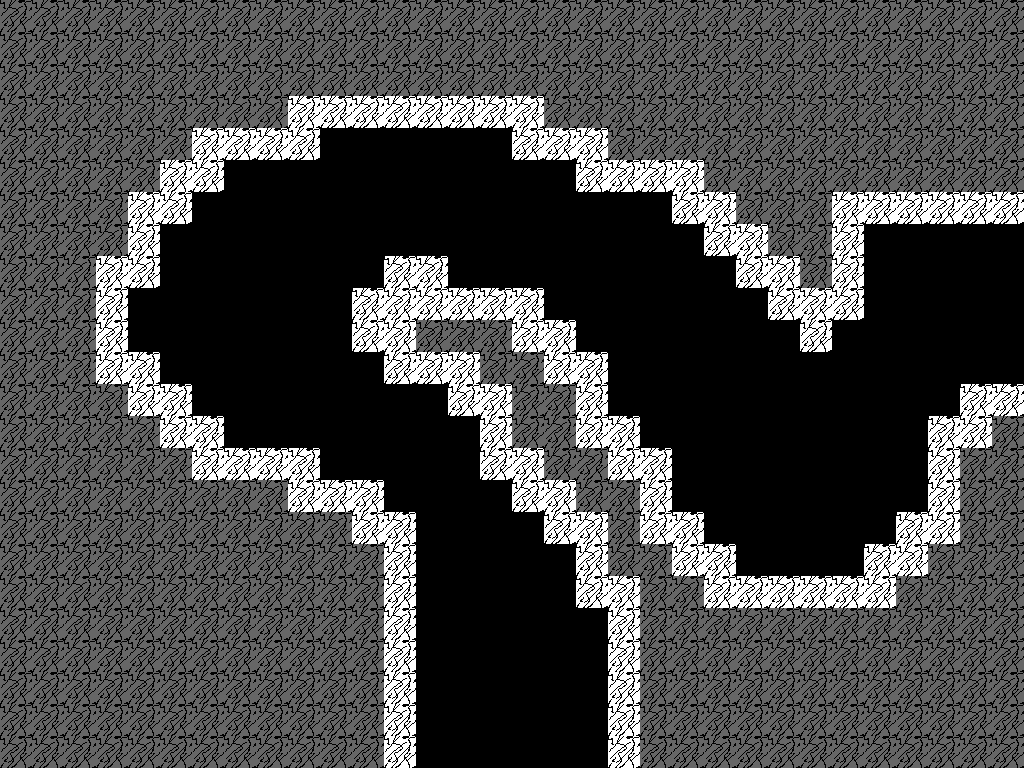

A 2D game scene composited from a Tiled map and its tileset images. What follows is a short description and the map's XML, with each tile layer's data collapsed to a summary:
An orthogonal 32x24 tile map with 32x32 px tiles, 2 tile layers (Tile Layer 1, walls) and 4 objects (player1, player2, warpb, warpf).

<map version="1.2" tiledversion="1.2.4" orientation="orthogonal" renderorder="right-down" width="32" height="24" tilewidth="32" tileheight="32" infinite="0" nextlayerid="4" nextobjectid="5">
 <tileset firstgid="1" source="wall.tsx" />
 <layer id="1" name="Tile Layer 1" width="32" height="24" opacity="0.4">
  <data>[768 cells, 519 non-empty, 1 distinct tile ids]</data>
 </layer>
 <objectgroup id="3" name="obj">
  <object id="1" name="player1" x="491" y="660">
   <point />
  </object>
  <object id="2" name="player2" x="961" y="286">
   <point />
  </object>
  <object id="3" name="warpb" x="422" y="746" width="182" height="20">
   <properties>
    <property name="dest" value="4-2" />
   </properties>
  </object>
  <object id="4" name="warpf" x="1007" y="225" width="16" height="158">
   <properties>
    <property name="dest" value="5-1" />
   </properties>
  </object>
 </objectgroup>
 <layer id="2" name="walls" width="32" height="24">
  <data>[768 cells, 128 non-empty, 1 distinct tile ids]</data>
 </layer>
</map>